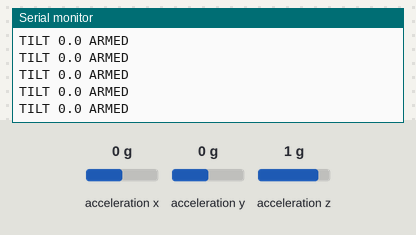
A sketch run on a simulated ESP32. On the bench: the last lines printed to the serial monitor. Wiring (inferred from the names in the program): MPU-6050 motion sensor at I2C address 0x68. The test bench sets the inputs (shaded band); at power-on: acceleration x 0 g, acceleration z 1 g, acceleration y 0 g. The camera gives no picture.

Above: at 1.7 s.
1.8 s: acceleration x set to -1.4 g
At 2.19 s:
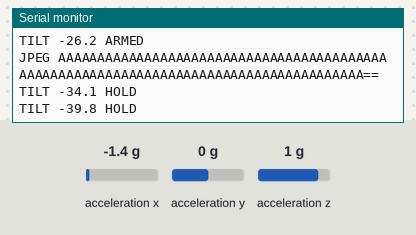
3.5 s: acceleration z set to -1.4 g
At 3.6 s:
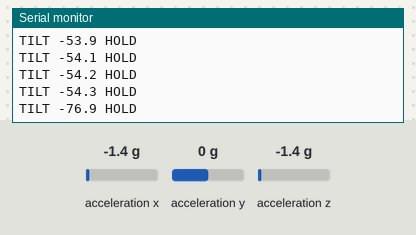
5.0 s: acceleration x set to -0.8 g
At 5.0 s:
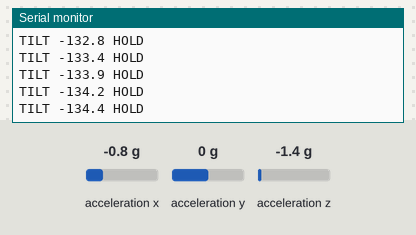
Timing chart, 0 to 8.0 s (numbered marks = the images above; inputs shaded):
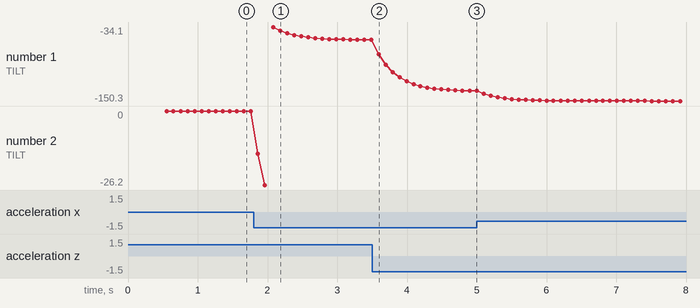

Measured:
- after the input at 1.8 s, the serial monitor: prints a new line after 0.06 s (image 1)
- after the input at 3.5 s, the serial monitor: prints a new line after 0.09 s (image 2)
- plotted number 1: -54.3 → -134.4 after the input at 3.5 s, -134.4 → -150.3 after the input at 5.0 s
- plotted number 2: 0 → -26.2 after the input at 1.8 s

The sketch:

tilt_snapshot.ino
```cpp
#include <Wire.h>
#include "esp_camera.h"
#include "mbedtls/base64.h"

constexpr int IMU = 0x68, BAUD = 115200;
constexpr float CAPTURE_ANGLE = 20, REARM_ANGLE = 10;
bool ready = false, armed = true;
float zeroAngle = 0, filteredAngle = 0;
unsigned long lastSample = 0;

bool readAngle(float &angle) {
  Wire.beginTransmission(IMU);
  Wire.write(0x3B);
  if (Wire.endTransmission(false) != 0 || Wire.requestFrom(IMU, 6) != 6) return false;
  const auto nextAxis = []() -> int16_t {
    const unsigned int hi = Wire.read();
    return static_cast<int16_t>((hi << 8) | Wire.read());
  };
  const int16_t x = nextAxis();
  nextAxis();  // Y is parallel to the hinge.
  const int16_t z = nextAxis();
  if (abs(static_cast<int>(x)) + abs(static_cast<int>(z)) < 4096) return false;
  angle = atan2f(x, z) * 180 / PI;
  return true;
}

bool startCamera() {
  camera_config_t c = {};
  c.ledc_channel = LEDC_CHANNEL_0;
  c.ledc_timer = LEDC_TIMER_0;
  c.pin_d0 = 5;  c.pin_d1 = 18; c.pin_d2 = 19; c.pin_d3 = 21;
  c.pin_d4 = 36; c.pin_d5 = 39; c.pin_d6 = 34; c.pin_d7 = 35;
  c.pin_xclk = 0; c.pin_pclk = 22; c.pin_vsync = 25; c.pin_href = 23;
  c.pin_sccb_sda = 26; c.pin_sccb_scl = 27;
  c.pin_pwdn = 32; c.pin_reset = -1;
  c.xclk_freq_hz = 20000000;
  c.pixel_format = PIXFORMAT_JPEG;
  c.frame_size = FRAMESIZE_QQVGA;
  c.jpeg_quality = 15;
  c.fb_count = 1;
  c.fb_location = CAMERA_FB_IN_DRAM;
  c.grab_mode = CAMERA_GRAB_WHEN_EMPTY;
  return esp_camera_init(&c) == ESP_OK;
}

void sendSnapshot() {
  camera_fb_t *frame = esp_camera_fb_get();
  if (frame) esp_camera_fb_return(frame);  // discard frame queued before the event
  frame = esp_camera_fb_get();
  if (!frame) {
    Serial.println("ERROR camera capture");
    return;
  }
  constexpr size_t MAX_JPEG = 32768;
  if (frame->len > MAX_JPEG) {
    esp_camera_fb_return(frame);
    Serial.println("ERROR frame too large");
    return;
  }
  const size_t capacity = 4 * ((frame->len + 2) / 3) + 1;
  unsigned char *encoded = static_cast<unsigned char *>(malloc(capacity));
  size_t bytes = 0;
  if (encoded && mbedtls_base64_encode(encoded, capacity, &bytes, frame->buf, frame->len) == 0) {
    Serial.print("JPEG ");
    Serial.write(encoded, bytes);
    Serial.println();
  } else Serial.println("ERROR JPEG encoding");
  free(encoded);
  esp_camera_fb_return(frame);
}

void setup() {
  Serial.begin(BAUD);
  Wire.begin(13, 14, 100000);
  Wire.beginTransmission(IMU);
  Wire.write(0x6B); Wire.write(0); // Wake the sensor in its default ±2 g mode.
  if (Wire.endTransmission() != 0) {
    Serial.println("ERROR MPU6050 did not respond");
    return;
  }
  if (!startCamera()) {
    Serial.println("ERROR camera initialization");
    return;
  }
  delay(250);
  if (!readAngle(zeroAngle)) {
    Serial.println("ERROR keep the plate level and reset");
    return;
  }
  ready = true;
  Serial.println("READY");
}

void loop() {
  if (!ready || millis() - lastSample < 100) { delay(2); return; }
  lastSample = millis();
  float angle;
  if (!readAngle(angle)) { Serial.println("ERROR IMU read"); return; }
  const float delta = remainderf(angle - zeroAngle, 360);
  filteredAngle += .28f * (delta - filteredAngle);
  Serial.printf("TILT %.1f %s\n", filteredAngle, armed ? "ARMED" : "HOLD");
  if (!armed && fabsf(filteredAngle) <= REARM_ANGLE) armed = true;
  if (armed && fabsf(filteredAngle) >= CAPTURE_ANGLE) {
    armed = false;
    sendSnapshot();
  }
}
```
